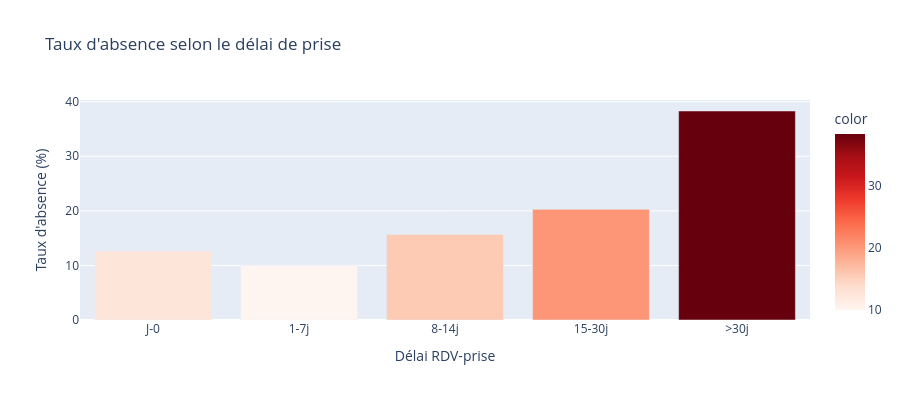

Notebook cell for this chart:
### Code cell
df_echus = df_echus.copy()
df_echus["tranche_delai"] = pd.cut(
    df_echus["delai"],
    bins=[-30, 0, 7, 14, 30, 100],
    labels=["J-0", "1-7j", "8-14j", "15-30j", ">30j"],
)
taux_delai = df_echus.groupby("tranche_delai").apply(
    lambda x: (x["statut"] == "Absent").mean() * 100
)
print("Taux d'absence selon le délai de prise :")
print(taux_delai.round(2))

fig = px.bar(
    x=taux_delai.index.astype(str), y=taux_delai.values,
    labels={"x": "Délai RDV-prise", "y": "Taux d'absence (%)"},
    title="Taux d'absence selon le délai de prise",
    color=taux_delai.values, color_continuous_scale="Reds",
)
fig.update_layout(showlegend=False, height=400)
fig.show()

### Figure 1 — Plotly figure (JSON) as saved in the notebook; plotly's stock layout.template omitted (floating-point values rounded to 4 significant figures)
{"data": [{"hovertemplate": "Délai RDV-prise=%{x}<br>Taux d'absence (%)=%{y}<br>color=%{marker.color}<extra></extra>", "legendgroup": "", "marker": {"color": [12.65, 9.986, 15.66, 20.28, 38.3], "coloraxis": "coloraxis", "pattern": {"shape": ""}}, "name": "", "orientation": "v", "showlegend": false, "textposition": "auto", "type": "bar", "x": ["J-0", "1-7j", "8-14j", "15-30j", ">30j"], "xaxis": "x", "y": [12.65, 9.986, 15.66, 20.28, 38.3], "yaxis": "y"}], "layout": {"barmode": "relative", "coloraxis": {"autocolorscale": false, "colorbar": {"title": {"text": "color"}}, "colorscale": [[0, "rgb(255,245,240)"], [0.125, "rgb(254,224,210)"], [0.25, "rgb(252,187,161)"], [0.375, "rgb(252,146,114)"], [0.5, "rgb(251,106,74)"], [0.625, "rgb(239,59,44)"], [0.75, "rgb(203,24,29)"], [0.875, "rgb(165,15,21)"], [1, "rgb(103,0,13)"]]}, "height": 400, "legend": {"tracegroupgap": 0}, "showlegend": false, "title": {"text": "Taux d'absence selon le délai de prise"}, "xaxis": {"anchor": "y", "domain": [0, 1], "title": {"text": "Délai RDV-prise"}}, "yaxis": {"anchor": "x", "domain": [0, 1], "title": {"text": "Taux d'absence (%)"}}}}
